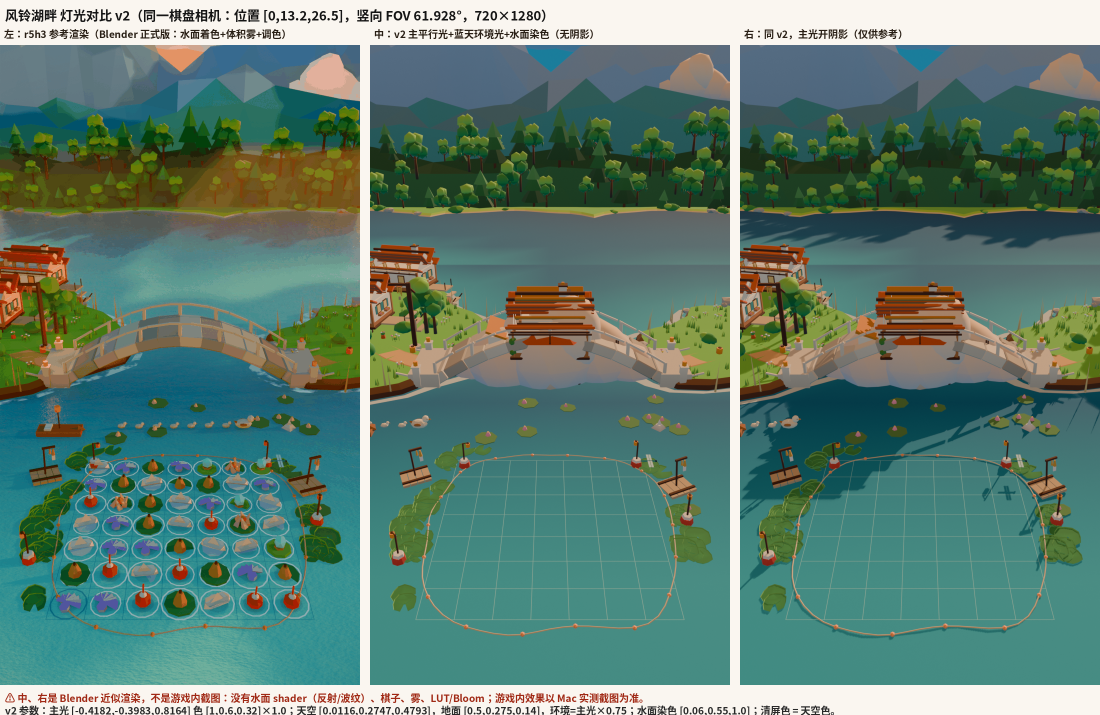
#> input picture handoff/workspace-snapshot/team/ggbot/outbox/20261017T050834Z-lakeside-dirlight-v2/lakeside_dirlight_v2_compare.png, 2200 x 1430 px (shown at 1/2 size)
$ python score.py lakeside_dirlight_v2_compare.png
#> lines starting #> are read from the running program, lines starting #| are printed output that depends on the picture
import sys,numpy as np
from PIL import Image
def st(p):
#> called with p = 'lakeside_dirlight_v2_compare.png'
    a=np.asarray(Image.open(p).convert('RGB').resize((720,1280))).astype(float)
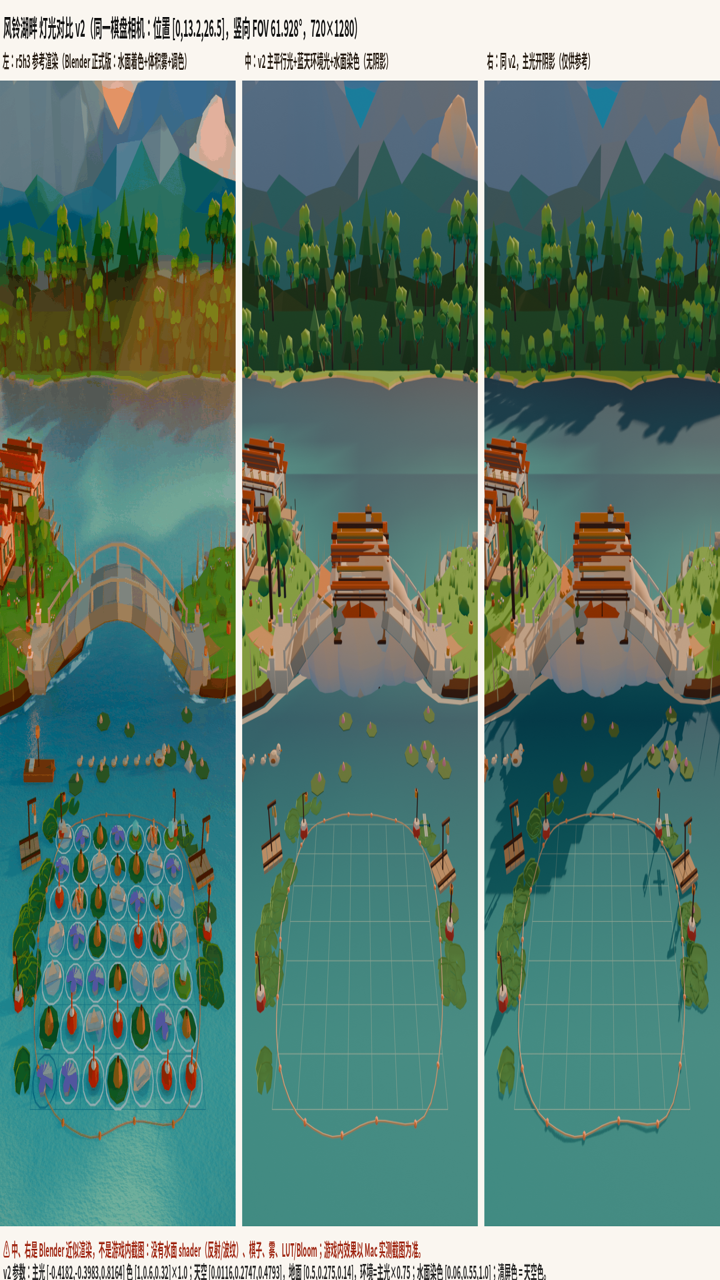
#> a: shape (1280, 720, 3) float64; mean R, G, B 93.6, 125.8, 113.5
    R=lambda y0,y1,x0,x1: np.median(a[y0:y1,x0:x1].reshape(-1,3),0).round()
    return {'top':R(0,120,0,720),'water_mid':R(380,470,250,470),'water_near':R(1150,1270,300,600),'trees':R(140,250,0,720),'all':a.reshape(-1,3).mean(0).round()}
for p in sys.argv[1:]: print(p,st(p))
